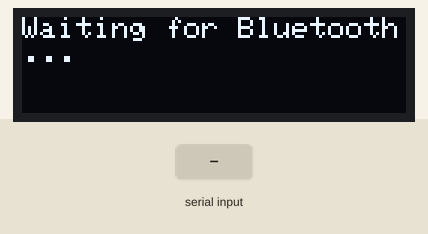
Recording of a sketch running on a simulated Arduino Uno, built with avr-gcc and run on an emulated ATmega328P. Parts: 128×32 one-colour display. The inputs (shaded band) are chosen by the test bench. What the sketch prints to the serial monitor is not drawn.

Above: at 1.2 s.
1.3 s: "1\n" received over the second serial link
At 1.8 s:
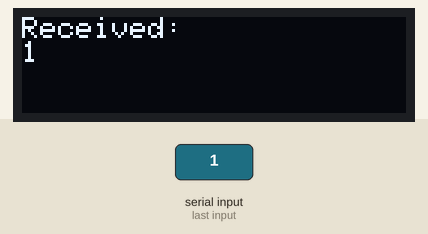
2.8 s: "0\n" received over the second serial link
At 4.1 s:
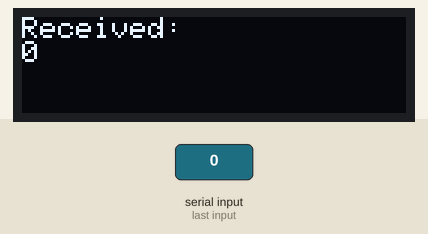
Timing chart, 0 to 5.8 s (numbered marks = the images above; inputs shaded):
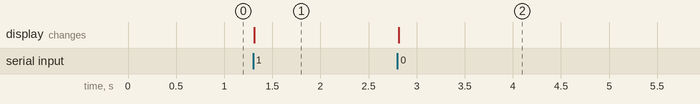

Measured:
- after the input at 1.3 s, the display: changes at once (image 1)
- after the input at 2.8 s, the display: changes at once (image 2)

The sketch:

initial_bluetooth_and_display_test_script.ino
```cpp
#include <SoftwareSerial.h>
#include <Wire.h>
#include <Adafruit_GFX.h>
#include <Adafruit_SSD1306.h>

// --- Bluetooth Setup ---
SoftwareSerial btSerial(8, 9);  // RX, TX

// --- OLED Setup ---
#define SCREEN_WIDTH 128
#define SCREEN_HEIGHT 32
#define OLED_RESET -1
Adafruit_SSD1306 display(SCREEN_WIDTH, SCREEN_HEIGHT, &Wire, OLED_RESET);

// --- Message buffer ---
String messageBuffer = "";

void setup() {
  Serial.begin(38400);
  btSerial.begin(38400);

  Serial.println("Bluetooth + OLED test started");

  // Initialize OLED
  if(!display.begin(SSD1306_SWITCHCAPVCC, 0x3C)) {
    Serial.println("SSD1306 allocation failed");
    for(;;);
  }

  display.clearDisplay();
  display.setTextSize(1);
  display.setTextColor(SSD1306_WHITE);
  display.setCursor(0,0);
  display.println("Waiting for Bluetooth...");
  display.display();
}

void loop() {
  // --- From Bluetooth ---
  while (btSerial.available()) {
    char c = btSerial.read();
    messageBuffer += c;  // accumulate message
    Serial.write(c);     // also print to USB Serial

    // If newline received, display full message
    if (c == '\n' || messageBuffer.length() >= 100) {
      displayMessage(messageBuffer);
      messageBuffer = "";  // reset buffer
    }
  }

  // --- From PC USB Serial to Bluetooth ---
  while (Serial.available()) {
    char c = Serial.read();
    btSerial.write(c);
  }
}

void displayMessage(String msg) {
  display.clearDisplay();
  display.setCursor(0,0);
  display.println("Received:");
  display.println(msg);
  display.display();
}
```
